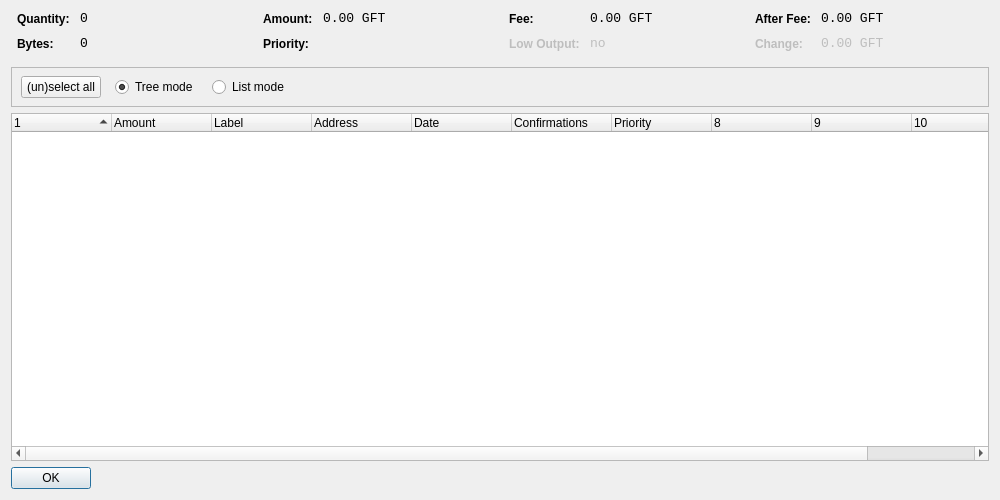
<?xml version="1.0" encoding="UTF-8"?>
<ui version="4.0">
 <class>CoinControlDialog</class>
 <widget class="QDialog" name="CoinControlDialog">
  <property name="geometry">
   <rect>
    <x>0</x>
    <y>0</y>
    <width>1000</width>
    <height>500</height>
   </rect>
  </property>
  <property name="windowTitle">
   <string>Coin Control</string>
  </property>
  <layout class="QVBoxLayout" name="verticalLayout">
   <item>
    <layout class="QHBoxLayout" name="horizontalLayoutTop" stretch="0,0,0,0">
     <property name="topMargin">
      <number>0</number>
     </property>
     <property name="bottomMargin">
      <number>10</number>
     </property>
     <item>
      <layout class="QFormLayout" name="formLayoutCoinControl1">
       <property name="horizontalSpacing">
        <number>10</number>
       </property>
       <property name="verticalSpacing">
        <number>10</number>
       </property>
       <property name="leftMargin">
        <number>6</number>
       </property>
       <property name="rightMargin">
        <number>6</number>
       </property>
       <item row="0" column="0">
        <widget class="QLabel" name="labelCoinControlQuantityText">
         <property name="styleSheet">
          <string notr="true">font-weight:bold;</string>
         </property>
         <property name="text">
          <string>Quantity:</string>
         </property>
        </widget>
       </item>
       <item row="0" column="1">
        <widget class="QLabel" name="labelCoinControlQuantity">
         <property name="font">
          <font>
           <family>Monospace</family>
           <pointsize>10</pointsize>
          </font>
         </property>
         <property name="cursor">
          <cursorShape>IBeamCursor</cursorShape>
         </property>
         <property name="contextMenuPolicy">
          <enum>Qt::ActionsContextMenu</enum>
         </property>
         <property name="text">
          <string notr="true">0</string>
         </property>
         <property name="textInteractionFlags">
          <set>Qt::LinksAccessibleByMouse|Qt::TextSelectableByKeyboard|Qt::TextSelectableByMouse</set>
         </property>
        </widget>
       </item>
       <item row="1" column="0">
        <widget class="QLabel" name="labelCoinControlBytesText">
         <property name="styleSheet">
          <string notr="true">font-weight:bold;</string>
         </property>
         <property name="text">
          <string>Bytes:</string>
         </property>
        </widget>
       </item>
       <item row="1" column="1">
        <widget class="QLabel" name="labelCoinControlBytes">
         <property name="font">
          <font>
           <family>Monospace</family>
           <pointsize>10</pointsize>
          </font>
         </property>
         <property name="cursor">
          <cursorShape>IBeamCursor</cursorShape>
         </property>
         <property name="contextMenuPolicy">
          <enum>Qt::ActionsContextMenu</enum>
         </property>
         <property name="text">
          <string notr="true">0</string>
         </property>
         <property name="textInteractionFlags">
          <set>Qt::LinksAccessibleByMouse|Qt::TextSelectableByKeyboard|Qt::TextSelectableByMouse</set>
         </property>
        </widget>
       </item>
      </layout>
     </item>
     <item>
      <layout class="QFormLayout" name="formLayoutCoinControl2">
       <property name="horizontalSpacing">
        <number>10</number>
       </property>
       <property name="verticalSpacing">
        <number>10</number>
       </property>
       <property name="leftMargin">
        <number>6</number>
       </property>
       <property name="rightMargin">
        <number>6</number>
       </property>
       <item row="0" column="0">
        <widget class="QLabel" name="labelCoinControlAmountText">
         <property name="styleSheet">
          <string notr="true">font-weight:bold;</string>
         </property>
         <property name="text">
          <string>Amount:</string>
         </property>
        </widget>
       </item>
       <item row="0" column="1">
        <widget class="QLabel" name="labelCoinControlAmount">
         <property name="font">
          <font>
           <family>Monospace</family>
           <pointsize>10</pointsize>
          </font>
         </property>
         <property name="cursor">
          <cursorShape>IBeamCursor</cursorShape>
         </property>
         <property name="contextMenuPolicy">
          <enum>Qt::ActionsContextMenu</enum>
         </property>
         <property name="text">
          <string notr="true">0.00 GFT</string>
         </property>
         <property name="textInteractionFlags">
          <set>Qt::LinksAccessibleByMouse|Qt::TextSelectableByKeyboard|Qt::TextSelectableByMouse</set>
         </property>
        </widget>
       </item>
       <item row="1" column="0">
        <widget class="QLabel" name="labelCoinControlPriorityText">
         <property name="styleSheet">
          <string notr="true">font-weight:bold;</string>
         </property>
         <property name="text">
          <string>Priority:</string>
         </property>
        </widget>
       </item>
       <item row="1" column="1">
        <widget class="QLabel" name="labelCoinControlPriority">
         <property name="font">
          <font>
           <family>Monospace</family>
           <pointsize>10</pointsize>
          </font>
         </property>
         <property name="cursor">
          <cursorShape>IBeamCursor</cursorShape>
         </property>
         <property name="contextMenuPolicy">
          <enum>Qt::ActionsContextMenu</enum>
         </property>
         <property name="text">
          <string/>
         </property>
         <property name="textInteractionFlags">
          <set>Qt::LinksAccessibleByMouse|Qt::TextSelectableByKeyboard|Qt::TextSelectableByMouse</set>
         </property>
        </widget>
       </item>
      </layout>
     </item>
     <item>
      <layout class="QFormLayout" name="formLayoutCoinControl3">
       <property name="horizontalSpacing">
        <number>10</number>
       </property>
       <property name="verticalSpacing">
        <number>10</number>
       </property>
       <property name="leftMargin">
        <number>6</number>
       </property>
       <property name="rightMargin">
        <number>6</number>
       </property>
       <item row="0" column="0">
        <widget class="QLabel" name="labelCoinControlFeeText">
         <property name="styleSheet">
          <string notr="true">font-weight:bold;</string>
         </property>
         <property name="text">
          <string>Fee:</string>
         </property>
        </widget>
       </item>
       <item row="0" column="1">
        <widget class="QLabel" name="labelCoinControlFee">
         <property name="font">
          <font>
           <family>Monospace</family>
           <pointsize>10</pointsize>
          </font>
         </property>
         <property name="cursor">
          <cursorShape>IBeamCursor</cursorShape>
         </property>
         <property name="contextMenuPolicy">
          <enum>Qt::ActionsContextMenu</enum>
         </property>
         <property name="text">
          <string notr="true">0.00 GFT</string>
         </property>
         <property name="textInteractionFlags">
          <set>Qt::LinksAccessibleByMouse|Qt::TextSelectableByKeyboard|Qt::TextSelectableByMouse</set>
         </property>
        </widget>
       </item>
       <item row="1" column="0">
        <widget class="QLabel" name="labelCoinControlLowOutputText">
         <property name="enabled">
          <bool>false</bool>
         </property>
         <property name="styleSheet">
          <string notr="true">font-weight:bold;</string>
         </property>
         <property name="text">
          <string>Low Output:</string>
         </property>
        </widget>
       </item>
       <item row="1" column="1">
        <widget class="QLabel" name="labelCoinControlLowOutput">
         <property name="enabled">
          <bool>false</bool>
         </property>
         <property name="font">
          <font>
           <family>Monospace</family>
           <pointsize>10</pointsize>
          </font>
         </property>
         <property name="cursor">
          <cursorShape>IBeamCursor</cursorShape>
         </property>
         <property name="contextMenuPolicy">
          <enum>Qt::ActionsContextMenu</enum>
         </property>
         <property name="text">
          <string notr="true">no</string>
         </property>
         <property name="textInteractionFlags">
          <set>Qt::LinksAccessibleByMouse|Qt::TextSelectableByKeyboard|Qt::TextSelectableByMouse</set>
         </property>
        </widget>
       </item>
      </layout>
     </item>
     <item>
      <layout class="QFormLayout" name="formLayoutCoinControl4">
       <property name="horizontalSpacing">
        <number>10</number>
       </property>
       <property name="verticalSpacing">
        <number>10</number>
       </property>
       <property name="leftMargin">
        <number>6</number>
       </property>
       <property name="rightMargin">
        <number>6</number>
       </property>
       <item row="0" column="0">
        <widget class="QLabel" name="labelCoinControlAfterFeeText">
         <property name="styleSheet">
          <string notr="true">font-weight:bold;</string>
         </property>
         <property name="text">
          <string>After Fee:</string>
         </property>
        </widget>
       </item>
       <item row="0" column="1">
        <widget class="QLabel" name="labelCoinControlAfterFee">
         <property name="font">
          <font>
           <family>Monospace</family>
           <pointsize>10</pointsize>
          </font>
         </property>
         <property name="cursor">
          <cursorShape>IBeamCursor</cursorShape>
         </property>
         <property name="contextMenuPolicy">
          <enum>Qt::ActionsContextMenu</enum>
         </property>
         <property name="text">
          <string notr="true">0.00 GFT</string>
         </property>
         <property name="textInteractionFlags">
          <set>Qt::LinksAccessibleByMouse|Qt::TextSelectableByKeyboard|Qt::TextSelectableByMouse</set>
         </property>
        </widget>
       </item>
       <item row="1" column="0">
        <widget class="QLabel" name="labelCoinControlChangeText">
         <property name="enabled">
          <bool>false</bool>
         </property>
         <property name="styleSheet">
          <string notr="true">font-weight:bold;</string>
         </property>
         <property name="text">
          <string>Change:</string>
         </property>
        </widget>
       </item>
       <item row="1" column="1">
        <widget class="QLabel" name="labelCoinControlChange">
         <property name="enabled">
          <bool>false</bool>
         </property>
         <property name="font">
          <font>
           <family>Monospace</family>
           <pointsize>10</pointsize>
          </font>
         </property>
         <property name="cursor">
          <cursorShape>IBeamCursor</cursorShape>
         </property>
         <property name="contextMenuPolicy">
          <enum>Qt::ActionsContextMenu</enum>
         </property>
         <property name="text">
          <string notr="true">0.00 GFT</string>
         </property>
         <property name="textInteractionFlags">
          <set>Qt::LinksAccessibleByMouse|Qt::TextSelectableByKeyboard|Qt::TextSelectableByMouse</set>
         </property>
        </widget>
       </item>
      </layout>
     </item>
    </layout>
   </item>
   <item>
    <widget class="QFrame" name="frame">
     <property name="minimumSize">
      <size>
       <width>0</width>
       <height>40</height>
      </size>
     </property>
     <property name="frameShape">
      <enum>QFrame::StyledPanel</enum>
     </property>
     <property name="frameShadow">
      <enum>QFrame::Sunken</enum>
     </property>
     <widget class="QWidget" name="horizontalLayoutWidget">
      <property name="geometry">
       <rect>
        <x>10</x>
        <y>0</y>
        <width>781</width>
        <height>41</height>
       </rect>
      </property>
      <layout class="QHBoxLayout" name="horizontalLayoutPanel" stretch="0,0,0,0,0">
       <property name="spacing">
        <number>14</number>
       </property>
       <item>
        <widget class="QPushButton" name="pushButtonSelectAll">
         <property name="sizePolicy">
          <sizepolicy hsizetype="Maximum" vsizetype="Fixed">
           <horstretch>0</horstretch>
           <verstretch>0</verstretch>
          </sizepolicy>
         </property>
         <property name="text">
          <string>(un)select all</string>
         </property>
        </widget>
       </item>
       <item>
        <widget class="QRadioButton" name="radioTreeMode">
         <property name="sizePolicy">
          <sizepolicy hsizetype="Maximum" vsizetype="Fixed">
           <horstretch>0</horstretch>
           <verstretch>0</verstretch>
          </sizepolicy>
         </property>
         <property name="text">
          <string>Tree mode</string>
         </property>
         <property name="checked">
          <bool>true</bool>
         </property>
        </widget>
       </item>
       <item>
        <widget class="QRadioButton" name="radioListMode">
         <property name="sizePolicy">
          <sizepolicy hsizetype="Maximum" vsizetype="Fixed">
           <horstretch>0</horstretch>
           <verstretch>0</verstretch>
          </sizepolicy>
         </property>
         <property name="text">
          <string>List mode</string>
         </property>
        </widget>
       </item>
       <item>
        <spacer name="horizontalSpacer">
         <property name="orientation">
          <enum>Qt::Horizontal</enum>
         </property>
         <property name="sizeHint" stdset="0">
          <size>
           <width>40</width>
           <height>20</height>
          </size>
         </property>
        </spacer>
       </item>
      </layout>
     </widget>
    </widget>
   </item>
   <item>
    <widget class="CoinControlTreeWidget" name="treeWidget">
     <property name="contextMenuPolicy">
      <enum>Qt::CustomContextMenu</enum>
     </property>
     <property name="sortingEnabled">
      <bool>false</bool>
     </property>
     <property name="columnCount">
      <number>11</number>
     </property>
     <attribute name="headerShowSortIndicator" stdset="0">
      <bool>true</bool>
     </attribute>
     <attribute name="headerStretchLastSection">
      <bool>false</bool>
     </attribute>
     <column>
      <property name="text">
       <string/>
      </property>
     </column>
     <column>
      <property name="text">
       <string>Amount</string>
      </property>
     </column>
     <column>
      <property name="text">
       <string>Label</string>
      </property>
     </column>
     <column>
      <property name="text">
       <string>Address</string>
      </property>
     </column>
     <column>
      <property name="text">
       <string>Date</string>
      </property>
     </column>
     <column>
      <property name="text">
       <string>Confirmations</string>
      </property>
      <property name="toolTip">
       <string>Confirmed</string>
      </property>
     </column>
     <column>
      <property name="text">
       <string>Priority</string>
      </property>
     </column>
     <column>
      <property name="text">
       <string/>
      </property>
     </column>
     <column>
      <property name="text">
       <string/>
      </property>
     </column>
     <column>
      <property name="text">
       <string/>
      </property>
     </column>
     <column>
      <property name="text">
       <string/>
      </property>
     </column>
    </widget>
   </item>
   <item>
    <widget class="QDialogButtonBox" name="buttonBox">
     <property name="sizePolicy">
      <sizepolicy hsizetype="Maximum" vsizetype="Fixed">
       <horstretch>0</horstretch>
       <verstretch>0</verstretch>
      </sizepolicy>
     </property>
     <property name="orientation">
      <enum>Qt::Horizontal</enum>
     </property>
     <property name="standardButtons">
      <set>QDialogButtonBox::Ok</set>
     </property>
    </widget>
   </item>
  </layout>
 </widget>
 <customwidgets>
  <customwidget>
   <class>CoinControlTreeWidget</class>
   <extends>QTreeWidget</extends>
   <header>coincontroltreewidget.h</header>
  </customwidget>
 </customwidgets>
 <resources/>
 <connections/>
</ui>
